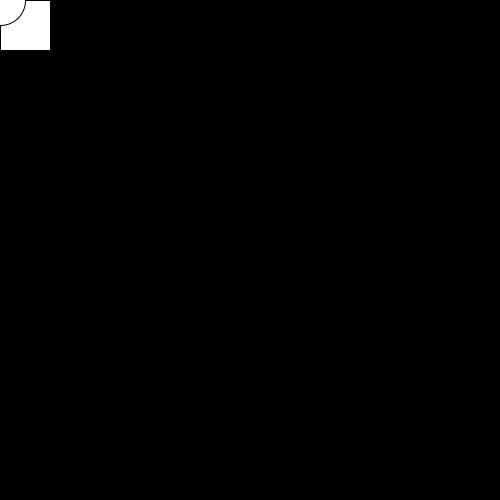
Frame 1 (no input)
Frame 60 (the mouse pressed at the canvas centre just before this capture): identical to frame 1, image omitted
Frame 120 (the mouse held since frame 60 and released just before this capture): identical to frame 1, image omitted

The Processing sketch that drew this single still picture (run headless with seeded random() and noise(); from frame 60 on, the mouse is pressed at the canvas centre):

// Processing sketch: circleClick
// ── circleClick.pde
void setup(){
  size(500,500);
  background(0);
  fill(255);
}

int boxX = 0;
int boxY = 0;
int circleX = 0;
int circleY = 0;
int shapeSize = 50;

void mouseClicked(){
  boxX = (int) random(width-shapeSize/2);
  boxY = (int) random(height-shapeSize/2);
  
  circleX = (int) random(width-shapeSize/2);
  circleY = (int) random(height-shapeSize/2);
}

void draw(){
  background(0);
  rect(boxX,boxY,boxX+shapeSize,boxY+shapeSize);
  ellipse(circleX,circleY,shapeSize,shapeSize);
}
